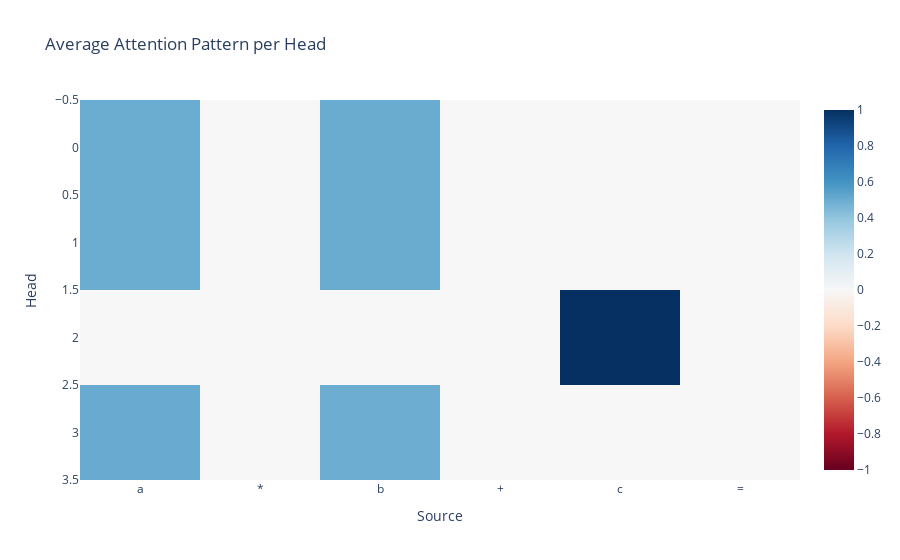

The code cell stored with this chart in its notebook:
### Code cell
imshow(
    cache["pattern", 0][5][:, -1, :],
    title="Average Attention Pattern per Head",
    xaxis="Source",
    yaxis="Head",
    x=['a', '*', 'b', '+', 'c', '='])

### Figure 1 — Plotly figure (JSON) as saved in the notebook; plotly's stock layout.template omitted (floating-point values rounded to 4 significant figures)
{"data": [{"coloraxis": "coloraxis", "hovertemplate": "Source: %{x}<br>Head: %{y}<br>color: %{z}<extra></extra>", "name": "0", "type": "heatmap", "x": ["a", "*", "b", "+", "c", "="], "xaxis": "x", "yaxis": "y", "z": [[0.4991, 3.254e-18, 0.5009, 1.47e-24, 2.064e-16, 5.275e-17], [0.498, 4.12e-18, 0.502, 3.011e-17, 9.334e-23, 1.229e-17], [9.236e-08, 1.966e-06, 1.201e-07, 7.215e-06, 1.0, 4.373e-07], [0.5047, 3.59e-14, 0.4953, 4.549e-10, 6.573e-14, 2.15e-13]]}], "layout": {"autosize": true, "coloraxis": {"cmid": 0, "colorscale": [[0, "rgb(103,0,31)"], [0.1, "rgb(178,24,43)"], [0.2, "rgb(214,96,77)"], [0.3, "rgb(244,165,130)"], [0.4, "rgb(253,219,199)"], [0.5, "rgb(247,247,247)"], [0.6, "rgb(209,229,240)"], [0.7, "rgb(146,197,222)"], [0.8, "rgb(67,147,195)"], [0.9, "rgb(33,102,172)"], [1, "rgb(5,48,97)"]]}, "title": {"text": "Average Attention Pattern per Head"}, "xaxis": {"anchor": "y", "autorange": true, "constrain": "domain", "domain": [0, 1], "range": [-0.5, 5.5], "scaleanchor": "y", "title": {"text": "Source"}, "type": "category"}, "yaxis": {"anchor": "x", "autorange": true, "constrain": "domain", "domain": [0, 1], "range": [3.5, -0.5], "title": {"text": "Head"}}}}
